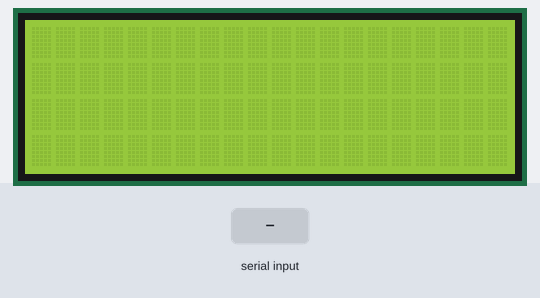
A sketch run on a simulated Arduino Uno, built with avr-gcc and run on an emulated ATmega328P. On the bench: 20×4 character LCD. The test bench sets the inputs (shaded band).

Above: at 1.2 s.
1.3 s: "1\n" received over Serial
2.8 s: "0\n" received over Serial
At 3.3 s:
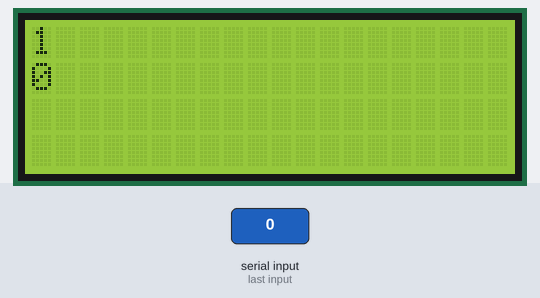
Timing chart, 0 to 5.8 s (numbered marks = the images above; inputs shaded):
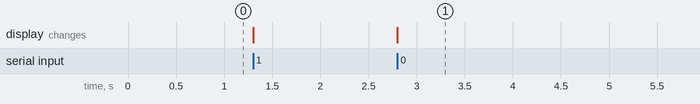

Measured:
- after the input at 2.8 s, the display: changes at once (image 1)

The sketch:

SimpleLCDSerial.ino
```cpp
/*
 * SimpleLCDSerial is little programm,what will display
 *
 * LCD wiring:
 *
 * ------------------
 * RS|EN|D4|D5|D6|D7|
 * ------------------
 *  7| 6| 5| 4| 3| 2|
 * ------------------
*/

// include the library code:
#include <LiquidCrystal.h>
// initialize the library by associating any needed LCD interface pin
// with the arduino pin number it is connected to
const int rs = 7, en = 6, d4 = 5, d5 = 4, d6 = 3, d7 = 2;
LiquidCrystal lcd(rs, en, d4, d5, d6, d7);

int i;
int val = 0;
int s1 = 0;
int s2 = 0;
int s3 = 0;
int s4 = 0;
int s5 = 0;
int s6 = 0;

void setup() {
  // set up the LCD's number of columns and rows:
  lcd.begin(20, 4);
  Serial.begin(9600);
  lcd.setCursor(0,0);
  i = 0;
}

void loop() {
//  if (Serial.available() > 0) {
    val = Serial.read();
    if (val > 31) lcd.write(val);
    if (val == 10) {
      i++;
      if (i>3) i=0;
      lcd.setCursor(0,i);
    }
}
```
